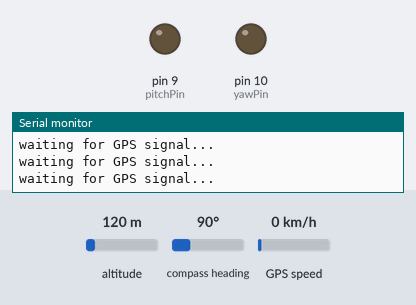
Recording of a sketch running on a simulated Arduino Uno, built with avr-gcc and run on an emulated ATmega328P. Parts: output pins drawn as LEDs (lit = HIGH), the last lines printed to the serial monitor. The test bench sets the inputs (shaded band); at power-on: altitude 120 m, compass heading 90°, GPS speed 0 km/h. The GPS gets a fix after 3 s at 37.7749, -122.4194 with 8 satellites.

Above: at 1.2 s.
1.3 s: altitude set to 500 m
4.6 s: altitude set to 20 m
At 6.3 s:
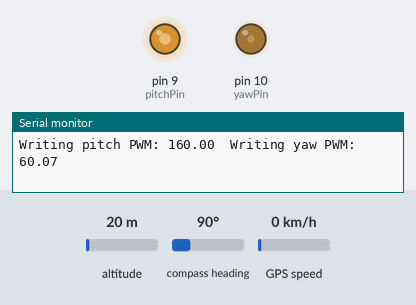
Timing chart, 0 to 7.8 s (numbered marks = the images above; inputs shaded):
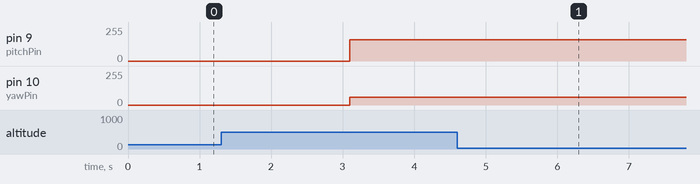

Measured:
- after the input at 4.6 s, pin 9 (pitchPin): 159/255 → 160/255 after 0.60 s

The sketch:

antennaPointy.ino
```cpp
#include "constants.h"
#include <math.h>

void setup()
{
  Serial.begin(19200); // set to what need on terminal
  ss.begin(GPSBaud);
  pinMode(pitchPin, OUTPUT);
  pinMode(yawPin, OUTPUT);

  Serial.println("starting up...");
}

void loop()
{
  // Dispatch incoming characters
  while (ss.available() > 0)
    gps.encode(ss.read());

  if (!hotGPS || gps.location.isValid() || gps.altitude.isValid())
  {

    // update dish pos based on offset
    if (hotGPS)
    {
        dishPosition[0] = gps.location.lat() + config.offY;
        dishPosition[1] = gps.location.lng() + config.offX;
        dishPosition[2] = gps.altitude.meters() + config.offset;
    }
    else
    {
        dishPosition[0] = Purdue.staticDishPosition[0];
        dishPosition[1] = Purdue.staticDishPosition[1];
        dishPosition[2] = Purdue.staticDishPosition[2];
    }
    // convert dish data to meters
    dishPosition[0] = config.latConv * dishPosition[0];
    dishPosition[1] = config.longConv * dishPosition[1];

    targetPosition[0] = config.latConv * Purdue.earhart[0];
    targetPosition[1] = config.longConv * Purdue.earhart[1];
    targetPosition[2] = Purdue.earhart[2];

    // combine both vectors
    vectorDir[0] = targetPosition[0] - dishPosition[0];
    vectorDir[1] = targetPosition[1] - dishPosition[1];
    vectorDir[2] = targetPosition[2] - dishPosition[2];

    a = vectorDir[1] > 0; // x direction comparator
    b = vectorDir[0] > 0; // y direction comparator
    angle = atan(vectorDir[0] / vectorDir[1]) * 180. / M_PI;

    // step 1: implement conversion to full circle
    if (a && b) {// Q1
        yaw = angle;
    } else if (!a && b) {// Q2
        yaw = 180. + angle;
    } else if (!a && !b) {// Q3
        yaw = 180. + angle;
    } else if (a && !b) {// Q4
        yaw = 360. + angle;
    }

    yaw = fmod(90. - yaw, 360); // convert to azimuth


    dist = sqrt(vectorDir[0] * vectorDir[0] + vectorDir[1] * vectorDir[1] + vectorDir[2] * vectorDir[2]);
    pitch = asin(vectorDir[2] / dist) * 180 / M_PI;

    // calculations for PWM conversion
    pwmGenPitch = (PWMPitch.pMax - PWMPitch.pMin) * pitch / (PWMPitch.thetaMax - PWMPitch.thetaMin) + PWMPitch.pMin;
    pwmGenYaw = (PWMYaw.pMax - PWMYaw.pMin) * yaw / (PWMYaw.thetaMax - PWMYaw.thetaMin) + PWMYaw.pMin;
    Serial.print("Writing pitch PWM: ");
    Serial.print((pwmGenPitch));
    Serial.print("  Writing yaw PWM: ");
    Serial.println((pwmGenYaw));

    analogWrite(pitchPin, pwmGenPitch);
    analogWrite(yawPin, pwmGenYaw);
  }
  else
  {
    Serial.println("waiting for GPS signal...");
  }
  delay(100);

}
```

constants.h
```cpp
#include <TinyGPSPlus.h>
#include <SoftwareSerial.h>


int hotGPS = 1; // use GPS? 1 yes, 0 use test cases

// typedef ___what you want to change the name of___ __what you want to change it to__;

// GPS control pins
static const int RXPin = 4, TXPin = 3; //RXPin is TX on gps
static const uint32_t GPSBaud = 9600;

// motor control pins
int pitchPin = 9;
int yawPin = 10;

double signalYaw;
double signalPitch;

double vectorDir[3];
double dishPosition[3];
double targetPosition[3];

double angle;
double yaw;
double dist;
double pitch;
double pwmGenPitch;
double pwmGenYaw;
int a;
int b;

// The TinyGPSPlus object
TinyGPSPlus gps;

// The serial connection to the GPS device
SoftwareSerial ss(RXPin, TXPin);

// dish config
typedef struct dish {
  double offset = 1; // dish motor offset from GPS in z dir
  double offX = 0; // dish GPS offset from motor in west/east
  double offY = 0; // dish GPS offset from motor in north/south
  double latConv = 110066.3829; // conversion ratio from lat deg to meters
  double longConv = 90369.2356; // conversion ratio from long deg to meters
} dish;

// servo constants for yaw
struct PWM {
  double pMax; // PWM max value
  double pMin; // PWM min value
  double thetaMax; // Max angle
  double thetaMin; // Min angle
};

// test cases for targets, read comments and select one
struct targets {
  double arms[3] = {40.431156, -86.915763, 201.40};  // position of Neil Armstrong's Crotch
  double pmu[3] = {40.424083, -86.910614, 183.70}; // position of middle of PMU intersection
  double bell[3] = {40.427314, -86.913871, 218.10}; // position of under bell tower
  double earhart[3] = {40.425521, -86.925102, 193.80}; // position of Amelia Earhart's Feet
  double staticDishPosition[3] = {40.427364, -86.919029, 184.60}; // position of dish at bechtel
};

dish config;
struct PWM PWMPitch = {250, 160, 90, 0};
struct PWM PWMYaw = {255, 0, 360, 0};
struct targets Purdue;
```
